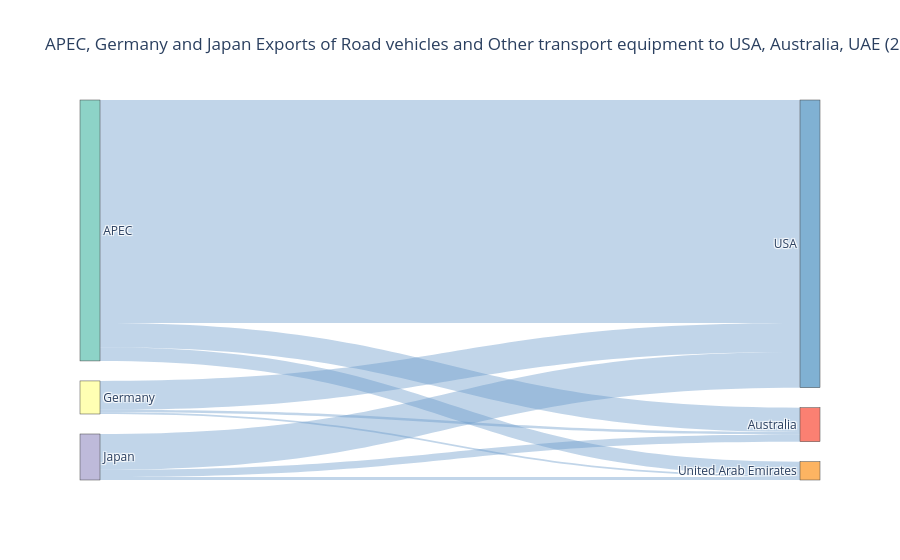

Source (notebook cell):
### Markdown cell above
**APEC, Germany and Japan Exports of Road vehicles and Other transport equipment to USA, Australia, UAE (2022-2024)

### Code cell
# Scenario: Multiple Reporters, Partners, and Commodities
# APEC, Germany and Japan Exports of Road vehicles and Other transport equipment to USA, Australia, UAE (2022-2024)

# variables
typeCode = 'C'  # commodity
freqCode = 'A'  # annual

# Grouping logic:
# +  → combines countries into one group
# ,  → runs multiple queries in one request

# Country/group codes are based on:
# https://comtradeapi.un.org/files/v1/app/reference/country_groups.json

reporterCode = 'APEC, 276, 392'  # APEC, Germany, Japan
partnerCode = '842, 36, 784'  # USA, Australia, UAE

period = '2022, 2023, 2024'

# 2-digit SITC commodity code
cmdCode = '78, 79'  # Road vehicles + Other transport equipment
flowCode = 'X'  # 'X'-Export ; 'M'-Import

# call API
df = fetch_trade_data(
    subscription_key,
    typeCode,
    freqCode,
    period,
    reporterCode,
    cmdCode,
    flowCode,
    partnerCode
)
df_grouped, df_clean = process_trade_data(df)
print(df_grouped.head())

df_pivot = pivot_trade(df_clean, index_cols=['reporterDesc', 'partnerDesc', 'cmdDesc'],
                       value_col="trade_billions")
print(df_pivot.head())

# Plot
plot_sankey(
    df=df_grouped,
    source="reporterDesc",
    target="partnerDesc",
    value="trade_billions",
    title="APEC, Germany and Japan Exports of Road vehicles and Other transport equipment to USA, Australia, UAE (2022-2024)"
)

plot_trade_heatmap(df_grouped, index_col="partnerDesc",
                   column_col="period", value_col="trade_billions")

### Figure 1 — Plotly figure (JSON) as saved in the notebook; plotly's stock layout.template omitted (floating-point values rounded to 4 significant figures)
{"data": [{"link": {"color": "rgba(100,150,200,0.4)", "source": [0, 0, 0, 1, 1, 1, 2, 2, 2], "target": [3, 4, 5, 3, 4, 5, 3, 4, 5], "value": [99.94, 920.4, 56.18, 10.39, 119.0, 6.975, 29.81, 147.6, 12.43]}, "node": {"color": ["rgb(141,211,199)", "rgb(255,255,179)", "rgb(190,186,218)", "rgb(251,128,114)", "rgb(128,177,211)", "rgb(253,180,98)"], "label": ["APEC", "Germany", "Japan", "Australia", "USA", "United Arab Emirates"]}, "type": "sankey"}], "layout": {"font": {"size": 12}, "title": {"text": "APEC, Germany and Japan Exports of Road vehicles and Other transport equipment to USA, Australia, UAE (2022-2024)"}}}
